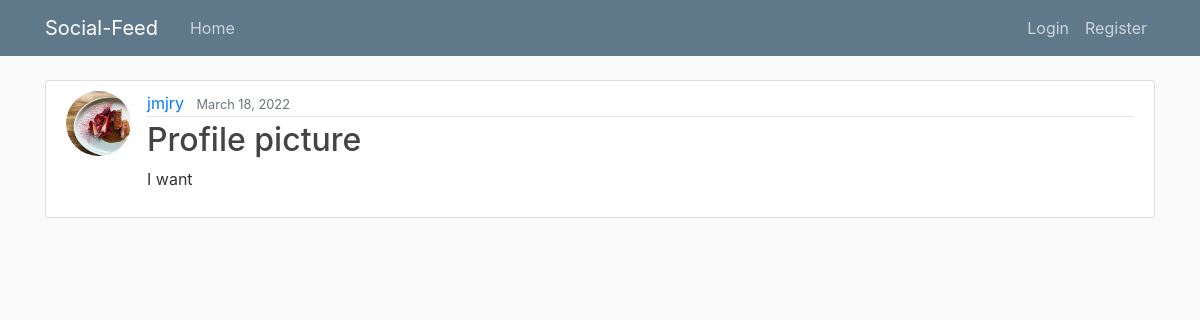
The page /post/6/ on the database as committed earlier.
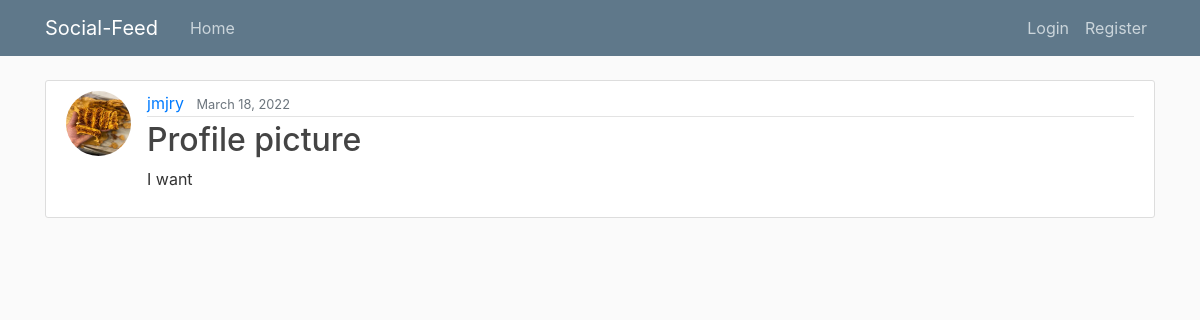
The same page on the database as committed later.
### feed/models.py (models this page shows, shortened)
class Post(models.Model):
    title = models.CharField(max_length=100)
    content = models.TextField(max_length=200)
    date_posted = models.DateTimeField(default=timezone.now)
    author = models.ForeignKey(User, on_delete=models.CASCADE)

### users/models.py (models this page shows, shortened)
class Profile(models.Model):
    user = models.OneToOneField(User, on_delete=models.CASCADE)
    image = models.ImageField(default='default.jpeg', upload_to='profile_pics')

### feed/views.py (the view)
# urls.py: path("post/<int:pk>/", PostDetailView.as_view(), name="post-detail"),
class PostDetailView(DetailView):
    model = Post

### feed/templates/feed/post_detail.html (shortened to what this page needs)
{% extends "feed/base.html" %}
{% block content %}
  <article class="media content-section">
    <img class="rounded-circle article-img" src="{{ object.author.profile.image.url }}">
    <div class="media-body">
      <div class="article-metadata">
        <a class="mr-2" href="#">{{ object.author }}</a>
        <small class="text-muted">{{ object.date_posted|date:"F d, Y" }}</small>
      </div>
      <h2 class="article-title">{{ object.title }}</h2>
      <p class="article-content">{{ object.content }}</p>
    </div>
  </article>
{% endblock content %}

### feed/templates/feed/base.html (shortened to what this page needs)
{%load static%}
<!DOCTYPE html>
<html lang="en">
<head>
    <link rel="stylesheet" href="https://maxcdn.bootstrapcdn.com/bootstrap/4.0.0/css/bootstrap.min.css">
    <link rel="stylesheet" href="{% static 'feed/main.css' %}">
</head>
<body>
    <header class="site-header">
        <nav class="navbar navbar-expand-md navbar-dark bg-steel fixed-top">
        <div class="container">
            <a class="navbar-brand mr-4" href="/">Social-Feed</a>
            <div class="collapse navbar-collapse" id="navbarToggle">
            <div class="navbar-nav mr-auto">
                <a class="nav-item nav-link" href="{% url 'feed-home' %}">Home</a>
            </div>
            <div class="navbar-nav">
                {% if user.is_authenticated %}
                    <a class="nav-item nav-link" href="{% url 'post-create' %}">Post</a>
                    <a class="nav-item nav-link" href="{% url 'profile' %}">Profile</a>
                    <a class="nav-item nav-link" href="{% url 'logout' %}">Logout</a>
                {% else %}
                    <a class="nav-item nav-link" href="{% url 'login' %}">Login</a>
                    <a class="nav-item nav-link" href="{% url 'register' %}">Register</a>
                {% endif %}
            </div>
            </div>
        </div>
        </nav>
    </header>
    <main role = "main" class = "container">
        {% block content %}{% endblock %}
    </main>
</body>
</html>

### feed/static/feed/main.css (style rules this page uses)
body { background: #fafafa; color: #333333; margin-top: 5rem; }
h1, h2, h3, h4, h5, h6 { color: #444444; }
.bg-steel { background-color: #5f788a; }
.site-header .navbar-nav .nav-link { color: #cbd5db; }
.content-section { background: #ffffff; padding: 10px 20px; border: 1px solid #dddddd; border-radius: 3px; margin-bottom: 20px; }
.article-title { color: #444444; }
.article-content { white-space: pre-line; }
.article-img { height: 65px; width: 65px; margin-right: 16px; }
.article-metadata { padding-bottom: 1px; margin-bottom: 4px; border-bottom: 1px solid #e3e3e3 }

Rows that differ between the two databases and show on the page:
changed through a linked row, Post "Profile picture": author.profile.image: a different picture
